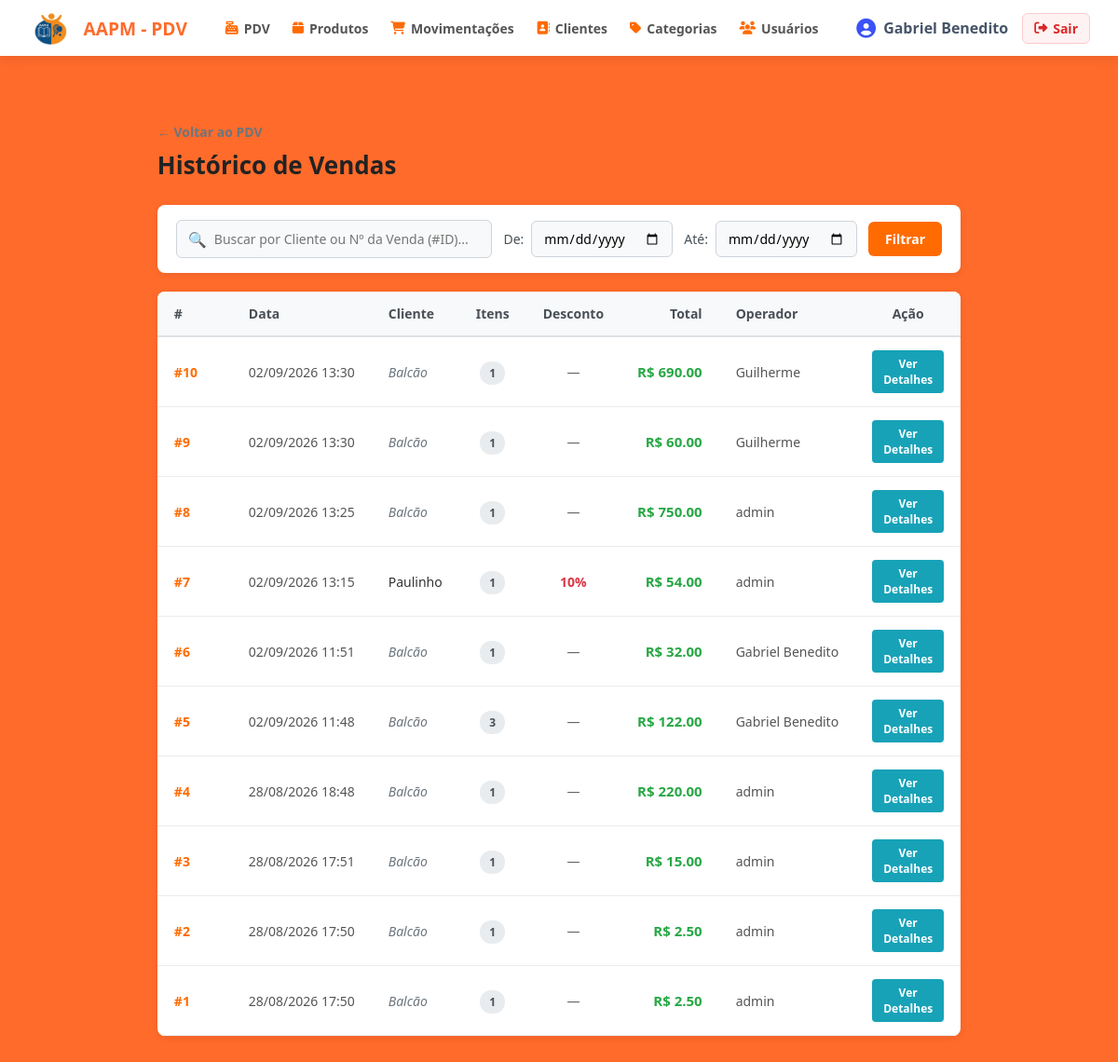
The page /pdv/historico (signed in) on the database as committed earlier.
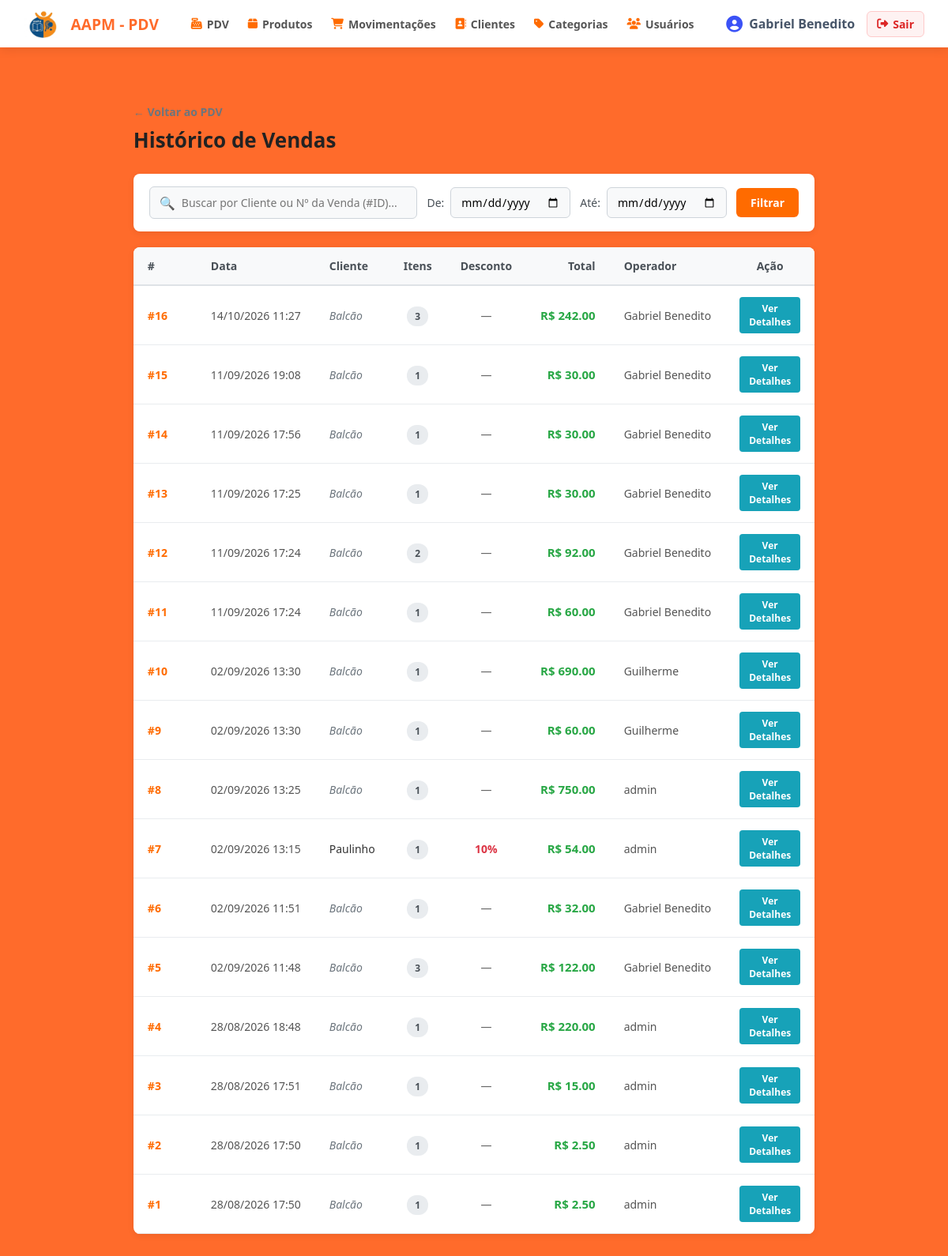
The same page on the database as committed later.
### app/models/venda.py (models this page shows, shortened)
class Venda(Base):
    __tablename__ = "vendas"
    id         = Column(Integer, primary_key=True, index=True)
    cliente_id = Column(
        Integer,
        ForeignKey("clientes.id", ondelete="SET NULL"),
        nullable=True
    )
    usuario_id = Column(
        Integer,
        ForeignKey("usuarios.id", ondelete="SET NULL"),
        nullable=True
    )
    desconto_percentual = Column(Float, nullable=False, default=0.0)
    total_bruto  = Column(Float, nullable=False, default=0.0)
    total_liquido = Column(Float, nullable=False, default=0.0)
    observacao = Column(String(255), nullable=True)
    criado_em = Column(DateTime, server_default=func.now())
    cliente = relationship("Cliente", back_populates="vendas")
    usuario = relationship("Usuario", backref="vendas")
    itens   = relationship(
        "ItemVenda",
        back_populates="venda",
        cascade="all, delete-orphan"  # deleta itens se a venda for deletada
    )

### app/models/usuarios.py (models this page shows)
class Usuario(Base):
    __tablename__ = "usuarios"
    id = Column(Integer, primary_key=True, autoincrement=True)
    nome = Column(String(100), nullable=False)
    email = Column(String(150), unique=True, nullable=False)
    senha_hash = Column(String(255), nullable=False)
    role = Column(String(20), nullable=False, default="operador")
    ativo = Column(Boolean, default=True)
    criando_em = Column(DateTime, server_default=func.now())

### app/models/cliente.py (models this page shows, shortened)
class Cliente(Base):
    __tablename__ = "clientes"
    id         = Column(Integer, primary_key=True, index=True)
    nome       = Column(String(150), nullable=False, index=True)
    is_associado = Column(Boolean, default=False, nullable=False)
    ativo      = Column(Boolean, default=True)
    criado_em  = Column(DateTime, server_default=func.now())
    vendas = relationship("Venda", back_populates="cliente")

### app/controllers/pdv_controller.py (the view)
@router.get("/historico")
def historico_vendas(
    request: Request,
    busca: str = "",
    data_inicio: str = "",
    data_fim: str = "",
    db: Session = Depends(get_db),
    usuario = Depends(get_usuario_logado)
):
    query = db.query(Venda).outerjoin(Cliente)
    if busca.strip():
        termo = f"%{busca.strip()}%"
        if busca.strip().isdigit():
            query = query.filter(Venda.id == int(busca.strip()))
        else:
            query = query.filter(Cliente.nome.ilike(termo))
    if data_inicio:
        dt_ini = datetime.combine(datetime.strptime(data_inicio, "%Y-%m-%d").date(), time.min)
        query = query.filter(Venda.criado_em >= dt_ini)
    if data_fim:
        dt_fim = datetime.combine(datetime.strptime(data_fim, "%Y-%m-%d").date(), time.max)
        query = query.filter(Venda.criado_em <= dt_fim)
    vendas = query.order_by(Venda.criado_em.desc()).limit(200).all()
    return templates.TemplateResponse(
        request,
        "pdv/historico.html",
        {
            "request": request,
            "usuario": usuario,
            "vendas": vendas,
            "busca": busca,
            "data_inicio": data_inicio,
            "data_fim": data_fim,
        }
    )

### app/templates/pdv/historico.html (shortened to what the changed rows need)
{% extends "base.html" %}
{% block content %}
<div style="max-width: 1200px; margin: 30px auto; padding: 0 20px; font-family: Arial, sans-serif;">
    <div style="display: flex; justify-content: space-between; align-items: center; margin-bottom: 25px;">
        <div>
            <h2 style="margin: 0; color: #222; font-size: 26px;">Histórico de Vendas</h2>
        </div>
    </div>
    <div style="background: #ffffff; border-radius: 8px; box-shadow: 0 2px 8px rgba(0,0,0,0.08); overflow: hidden;">
        <table style="width: 100%; border-collapse: collapse; text-align: left; font-size: 14px;">
            <thead>
                <tr style="background-color: #f8f9fa; border-bottom: 2px solid #dee2e6; color: #495057;">
                    <th style="padding: 14px 18px; width: 80px;">#</th>
                    <th style="padding: 14px 18px;">Data</th>
                    <th style="padding: 14px 18px;">Cliente</th>
                    <th style="padding: 14px 18px; text-align: center;">Itens</th>
                    <th style="padding: 14px 18px; text-align: center;">Desconto</th>
                    <th style="padding: 14px 18px; text-align: right;">Total</th>
                    <th style="padding: 14px 18px;">Operador</th>
                    <th style="padding: 14px 18px; text-align: center; width: 100px;">Ação</th>
                </tr>
            </thead>
            <tbody>
                {% for venda in vendas %}
                <tr style="border-bottom: 1px solid #e9ecef; transition: background-color 0.2s;" onmouseover="this.style.backgroundColor='#f8f9fa'" onmouseout="this.style.backgroundColor='transparent'">
                    <td style="padding: 14px 18px; font-weight: bold; color: #ff6b00;">
                        #{{ venda.id }}
                    </td>
                    <td style="padding: 14px 18px; color: #555;">
                        {{ venda.criado_em.strftime('%d/%m/%Y %H:%M') if venda.criado_em else '—' }}
                    </td>
                    <td style="padding: 14px 18px; color: #333; font-weight: 500;">
                        {% if venda.cliente %}
                            {{ venda.cliente.nome }}
                        {% else %}
                            <span style="color: #6c757d; font-style: italic;">Balcão</span>
                        {% endif %}
                    </td>
                    <td style="padding: 14px 18px; text-align: center;">
                        <span style="background-color: #e9ecef; color: #495057; padding: 4px 10px; border-radius: 12px; font-weight: bold; font-size: 12px;">
                            {{ venda.itens|length }}
                        </span>
                    </td>
                    <td style="padding: 14px 18px; text-align: center; color: #666;">
                        {% if venda.desconto_percentual > 0 %}
                            <span style="color: #dc3545; font-weight: bold;">{{ "%.0f"|format(venda.desconto_percentual) }}%</span>
                        {% else %}
                            —
                        {% endif %}
                    </td>
                    <td style="padding: 14px 18px; text-align: right; font-weight: bold; color: #28a745; font-size: 15px;">
                        R$ {{ "%.2f"|format(venda.total_liquido) }}
                    </td>
                    <td style="padding: 14px 18px; color: #555;">
                        {% if venda.usuario %}
                            {{ venda.usuario.nome if venda.usuario.nome else venda.usuario.username }}
                        {% else %}
                            <span style="color: #aaa;">—</span>
                        {% endif %}
                    </td>
                    <td style="padding: 14px 18px; text-align: center;">
                        <a href="/pdv/venda/{{ venda.id }}" style="background-color: #17a2b8; color: #fff; padding: 6px 12px; border-radius: 4px; text-decoration: none; font-size: 12px; font-weight: bold; display: inline-block;">
                            Ver Detalhes
                        </a>
                    </td>
                </tr>
                {% else %}
                <tr>
                    <td colspan="8" style="padding: 30px; text-align: center; color: #999;">
                        Nenhuma venda encontrada.
                    </td>
                </tr>
                {% endfor %}
            </tbody>
        </table>
    </div>
</div>
{% endblock %}

Rows that differ between the two databases and show on the page:
added Venda: id "16", criado_em "14/10/2026 11:27", shows "Balcão", itens|length "3", total_liquido "242.00", usuario "Gabriel Benedito"
added Venda: id "15", criado_em "11/09/2026 19:08", shows "Balcão", itens|length "1", total_liquido "30.00", usuario "Gabriel Benedito"
added Venda: id "14", criado_em "11/09/2026 17:56", shows "Balcão", itens|length "1", total_liquido "30.00", usuario "Gabriel Benedito"
added Venda: id "13", criado_em "11/09/2026 17:25", shows "Balcão", itens|length "1", total_liquido "30.00", usuario "Gabriel Benedito"
added Venda: id "12", criado_em "11/09/2026 17:24", shows "Balcão", itens|length "2", total_liquido "92.00", usuario "Gabriel Benedito"
added Venda: id "11", criado_em "11/09/2026 17:24", shows "Balcão", itens|length "1", total_liquido "60.00", usuario "Gabriel Benedito"
